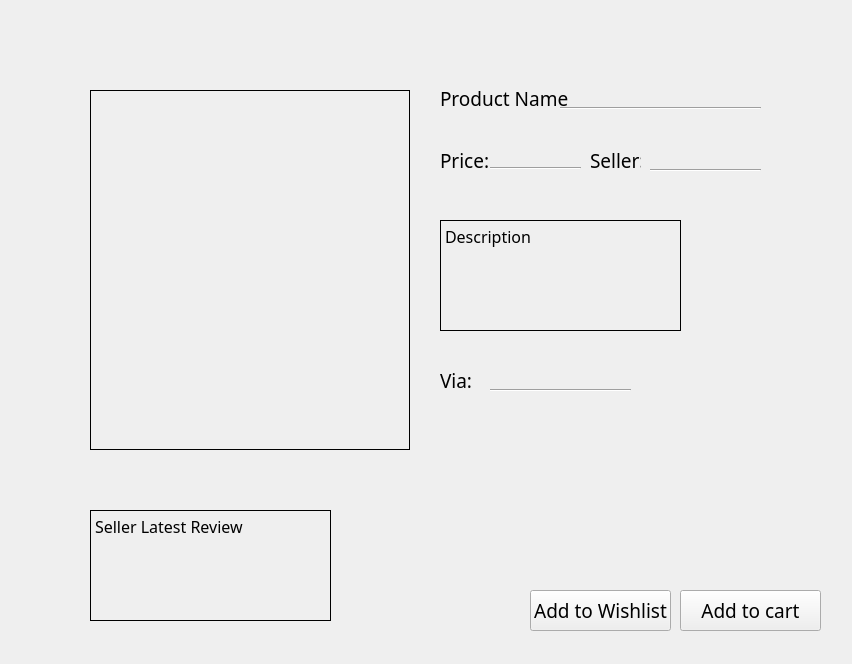
   <widget class="QWidget" name="ProductPage">
    <widget class="QLabel" name="Product_NameDisplay">
     <property name="geometry">
      <rect>
       <x>560</x>
       <y>83</y>
       <width>201</width>
       <height>21</height>
      </rect>
     </property>
     <property name="font">
      <font>
       <family>Source Sans Pro</family>
       <pointsize>14</pointsize>
       <weight>50</weight>
       <bold>false</bold>
      </font>
     </property>
     <property name="autoFillBackground">
      <bool>true</bool>
     </property>
     <property name="text">
      <string/>
     </property>
    </widget>
    <widget class="QLabel" name="Product_SellerLatestReview">
     <property name="geometry">
      <rect>
       <x>90</x>
       <y>510</y>
       <width>241</width>
       <height>111</height>
      </rect>
     </property>
     <property name="font">
      <font>
       <family>Source Sans Pro</family>
       <pointsize>12</pointsize>
       <weight>50</weight>
       <bold>false</bold>
      </font>
     </property>
     <property name="frameShape">
      <enum>QFrame::Box</enum>
     </property>
     <property name="text">
      <string>Seller Latest Review</string>
     </property>
     <property name="alignment">
      <set>Qt::AlignLeading|Qt::AlignLeft|Qt::AlignTop</set>
     </property>
    </widget>
    <widget class="QLabel" name="Product_ViaLabel">
     <property name="geometry">
      <rect>
       <x>440</x>
       <y>360</y>
       <width>51</width>
       <height>41</height>
      </rect>
     </property>
     <property name="font">
      <font>
       <family>Source Sans Pro</family>
       <pointsize>14</pointsize>
       <weight>50</weight>
       <bold>false</bold>
      </font>
     </property>
     <property name="text">
      <string>Via:</string>
     </property>
    </widget>
    <widget class="QPushButton" name="Product_AddWishlistButton">
     <property name="geometry">
      <rect>
       <x>530</x>
       <y>590</y>
       <width>141</width>
       <height>41</height>
      </rect>
     </property>
     <property name="font">
      <font>
       <family>Coolvetica Rg</family>
       <pointsize>14</pointsize>
      </font>
     </property>
     <property name="text">
      <string>Add to Wishlist</string>
     </property>
     <property name="flat">
      <bool>false</bool>
     </property>
    </widget>
    <widget class="Line" name="Product_PriceLine">
     <property name="geometry">
      <rect>
       <x>490</x>
       <y>160</y>
       <width>91</width>
       <height>16</height>
      </rect>
     </property>
     <property name="orientation">
      <enum>Qt::Horizontal</enum>
     </property>
    </widget>
    <widget class="QLabel" name="Product_PriceLabel">
     <property name="geometry">
      <rect>
       <x>440</x>
       <y>140</y>
       <width>51</width>
       <height>41</height>
      </rect>
     </property>
     <property name="font">
      <font>
       <family>Source Sans Pro</family>
       <pointsize>14</pointsize>
       <weight>50</weight>
       <bold>false</bold>
      </font>
     </property>
     <property name="text">
      <string>Price:</string>
     </property>
    </widget>
    <widget class="QLabel" name="Product_NameLabel">
     <property name="geometry">
      <rect>
       <x>440</x>
       <y>78</y>
       <width>131</width>
       <height>41</height>
      </rect>
     </property>
     <property name="font">
      <font>
       <family>Source Sans Pro</family>
       <pointsize>14</pointsize>
       <weight>50</weight>
       <bold>false</bold>
      </font>
     </property>
     <property name="autoFillBackground">
      <bool>false</bool>
     </property>
     <property name="text">
      <string>Product Name</string>
     </property>
    </widget>
    <widget class="QLabel" name="Product_PhotoDisplay">
     <property name="geometry">
      <rect>
       <x>90</x>
       <y>90</y>
       <width>320</width>
       <height>360</height>
      </rect>
     </property>
     <property name="font">
      <font>
       <pointsize>5</pointsize>
      </font>
     </property>
     <property name="frameShape">
      <enum>QFrame::Box</enum>
     </property>
     <property name="text">
      <string/>
     </property>
     <property name="alignment">
      <set>Qt::AlignLeading|Qt::AlignLeft|Qt::AlignTop</set>
     </property>
    </widget>
    <widget class="Line" name="Product_ViaLine">
     <property name="geometry">
      <rect>
       <x>490</x>
       <y>380</y>
       <width>141</width>
       <height>20</height>
      </rect>
     </property>
     <property name="orientation">
      <enum>Qt::Horizontal</enum>
     </property>
    </widget>
    <widget class="QLabel" name="Product_PriceDisplay">
     <property name="geometry">
      <rect>
       <x>491</x>
       <y>143</y>
       <width>91</width>
       <height>21</height>
      </rect>
     </property>
     <property name="font">
      <font>
       <family>Source Sans Pro</family>
       <pointsize>14</pointsize>
       <weight>50</weight>
       <bold>false</bold>
      </font>
     </property>
     <property name="autoFillBackground">
      <bool>true</bool>
     </property>
     <property name="frameShape">
      <enum>QFrame::NoFrame</enum>
     </property>
     <property name="text">
      <string/>
     </property>
    </widget>
    <widget class="Line" name="Product_ProductNameLine">
     <property name="geometry">
      <rect>
       <x>560</x>
       <y>100</y>
       <width>201</width>
       <height>16</height>
      </rect>
     </property>
     <property name="orientation">
      <enum>Qt::Horizontal</enum>
     </property>
    </widget>
    <widget class="QLabel" name="Product_Star1">
     <property name="geometry">
      <rect>
       <x>90</x>
       <y>460</y>
       <width>41</width>
       <height>41</height>
      </rect>
     </property>
     <property name="text">
      <string/>
     </property>
     <property name="pixmap">
      <pixmap>star.png</pixmap>
     </property>
     <property name="scaledContents">
      <bool>true</bool>
     </property>
    </widget>
    <widget class="QLabel" name="Product_ViaDisplay">
     <property name="geometry">
      <rect>
       <x>490</x>
       <y>368</y>
       <width>141</width>
       <height>21</height>
      </rect>
     </property>
     <property name="font">
      <font>
       <family>Source Sans Pro</family>
       <pointsize>14</pointsize>
       <weight>50</weight>
       <bold>false</bold>
      </font>
     </property>
     <property name="autoFillBackground">
      <bool>true</bool>
     </property>
     <property name="frameShape">
      <enum>QFrame::NoFrame</enum>
     </property>
     <property name="text">
      <string/>
     </property>
    </widget>
    <widget class="QLabel" name="Product_Star2">
     <property name="geometry">
      <rect>
       <x>140</x>
       <y>460</y>
       <width>41</width>
       <height>41</height>
      </rect>
     </property>
     <property name="text">
      <string/>
     </property>
     <property name="pixmap">
      <pixmap>star.png</pixmap>
     </property>
     <property name="scaledContents">
      <bool>true</bool>
     </property>
    </widget>
    <widget class="QLabel" name="Product_DescriptionDisplay">
     <property name="geometry">
      <rect>
       <x>440</x>
       <y>220</y>
       <width>241</width>
       <height>111</height>
      </rect>
     </property>
     <property name="font">
      <font>
       <family>Source Sans Pro</family>
       <pointsize>12</pointsize>
       <weight>50</weight>
       <bold>false</bold>
      </font>
     </property>
     <property name="frameShape">
      <enum>QFrame::Box</enum>
     </property>
     <property name="text">
      <string>Description</string>
     </property>
     <property name="alignment">
      <set>Qt::AlignLeading|Qt::AlignLeft|Qt::AlignTop</set>
     </property>
    </widget>
    <widget class="QLabel" name="Product_SellerDisplay">
     <property name="geometry">
      <rect>
       <x>650</x>
       <y>145</y>
       <width>111</width>
       <height>21</height>
      </rect>
     </property>
     <property name="font">
      <font>
       <family>Source Sans Pro</family>
       <pointsize>14</pointsize>
       <weight>50</weight>
       <bold>false</bold>
      </font>
     </property>
     <property name="autoFillBackground">
      <bool>true</bool>
     </property>
     <property name="frameShape">
      <enum>QFrame::NoFrame</enum>
     </property>
     <property name="text">
      <string/>
     </property>
    </widget>
    <widget class="QLabel" name="Product_SellerLabel">
     <property name="geometry">
      <rect>
       <x>590</x>
       <y>140</y>
       <width>51</width>
       <height>41</height>
      </rect>
     </property>
     <property name="font">
      <font>
       <family>Source Sans Pro</family>
       <pointsize>14</pointsize>
       <weight>50</weight>
       <bold>false</bold>
      </font>
     </property>
     <property name="text">
      <string>Seller:</string>
     </property>
    </widget>
    <widget class="Line" name="Product_SellerLine">
     <property name="geometry">
      <rect>
       <x>650</x>
       <y>160</y>
       <width>111</width>
       <height>20</height>
      </rect>
     </property>
     <property name="orientation">
      <enum>Qt::Horizontal</enum>
     </property>
    </widget>
    <widget class="QLabel" name="Product_Star3">
     <property name="geometry">
      <rect>
       <x>190</x>
       <y>460</y>
       <width>41</width>
       <height>41</height>
      </rect>
     </property>
     <property name="text">
      <string/>
     </property>
     <property name="pixmap">
      <pixmap>star.png</pixmap>
     </property>
     <property name="scaledContents">
      <bool>true</bool>
     </property>
    </widget>
    <widget class="QLabel" name="Product_Background">
     <property name="geometry">
      <rect>
       <x>0</x>
       <y>0</y>
       <width>843</width>
       <height>655</height>
      </rect>
     </property>
     <property name="text">
      <string/>
     </property>
    </widget>
    <widget class="QLabel" name="Product_Star5">
     <property name="geometry">
      <rect>
       <x>290</x>
       <y>460</y>
       <width>41</width>
       <height>41</height>
      </rect>
     </property>
     <property name="text">
      <string/>
     </property>
     <property name="pixmap">
      <pixmap>star.png</pixmap>
     </property>
     <property name="scaledContents">
      <bool>true</bool>
     </property>
    </widget>
    <widget class="QPushButton" name="Product_AddCartButton">
     <property name="geometry">
      <rect>
       <x>680</x>
       <y>590</y>
       <width>141</width>
       <height>41</height>
      </rect>
     </property>
     <property name="font">
      <font>
       <family>Coolvetica Rg</family>
       <pointsize>14</pointsize>
      </font>
     </property>
     <property name="text">
      <string>Add to cart</string>
     </property>
     <property name="flat">
      <bool>false</bool>
     </property>
    </widget>
    <widget class="QLabel" name="Product_Star4">
     <property name="geometry">
      <rect>
       <x>240</x>
       <y>460</y>
       <width>41</width>
       <height>41</height>
      </rect>
     </property>
     <property name="text">
      <string/>
     </property>
     <property name="pixmap">
      <pixmap>star.png</pixmap>
     </property>
     <property name="scaledContents">
      <bool>true</bool>
     </property>
    </widget>
    <zorder>Product_Background</zorder>
    <zorder>Product_NameDisplay</zorder>
    <zorder>Product_SellerLatestReview</zorder>
    <zorder>Product_ViaLabel</zorder>
    <zorder>Product_AddWishlistButton</zorder>
    <zorder>Product_PriceLine</zorder>
    <zorder>Product_PriceLabel</zorder>
    <zorder>Product_NameLabel</zorder>
    <zorder>Product_PhotoDisplay</zorder>
    <zorder>Product_ViaLine</zorder>
    <zorder>Product_PriceDisplay</zorder>
    <zorder>Product_ProductNameLine</zorder>
    <zorder>Product_Star1</zorder>
    <zorder>Product_ViaDisplay</zorder>
    <zorder>Product_Star2</zorder>
    <zorder>Product_DescriptionDisplay</zorder>
    <zorder>Product_SellerDisplay</zorder>
    <zorder>Product_SellerLabel</zorder>
    <zorder>Product_SellerLine</zorder>
    <zorder>Product_Star3</zorder>
    <zorder>Product_Star5</zorder>
    <zorder>Product_AddCartButton</zorder>
    <zorder>Product_Star4</zorder>
   </widget>
